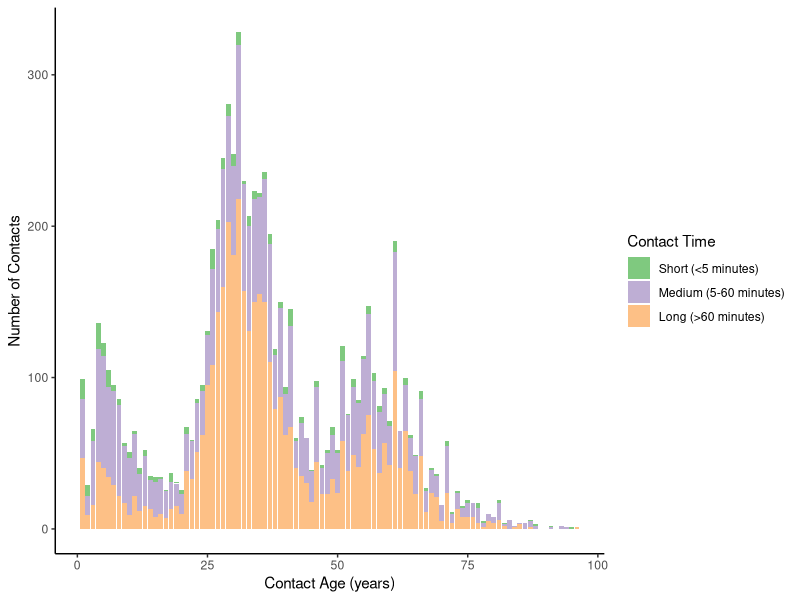

The R script that drew this image:

#################################

#This file reproduces Figure 1 

#################################

#Obtain required packages
install.packages('utf8')
require(tidyverse)

#Load data
df_infants <- read.csv("df_infants_public.csv")
df_contacts <- read.csv("df_contacts_public.csv")

#Define age grouping
brks<-0:99
df_contacts$ctagegp <- cut(df_contacts$contact_age,brks, right=F)

#Sort contacts by age and contact time
df_contacts_grouped=df_contacts%>%group_by(ctagegp,contact_time) %>% summarise(N = length(contact_age))

#Make contact time continuous
contact_time_continuous<-as.numeric(df_contacts_grouped$contact_time)
ctagegp_continuous<-as.numeric(df_contacts_grouped$ctagegp)

#Plot using a histogram
pCont<- ggplot(data=df_contacts_grouped, aes(x=ctagegp_continuous,y=N,fill=factor(contact_time) )) +
  geom_bar(stat="identity")+xlab("Contact Age (years)") + ylab("Number of Contacts")
pCont + scale_fill_brewer(palette = "Accent", name = "Contact Time", labels = c("Short (<5 minutes)", "Medium (5-60 minutes)", "Long (>60 minutes)")) +  theme(legend.position = "none")+ theme_classic() 
